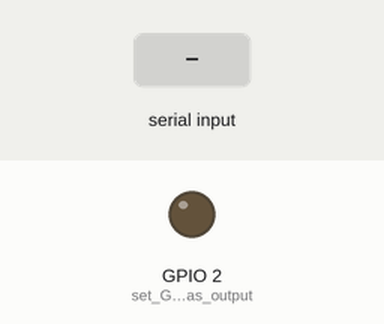
Bench run of a sketch on a simulated ESP32. On the bench: output pins drawn as LEDs (lit = HIGH). Inputs (shaded band) come from the test bench. Nothing arrives over Bluetooth unless stated.

Above: at 1.2 s.
1.3 s: "1" received over the second serial link
At 2.5 s:
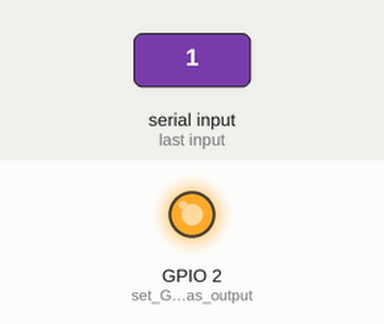
2.8 s: "0" received over the second serial link
At 4.1 s:
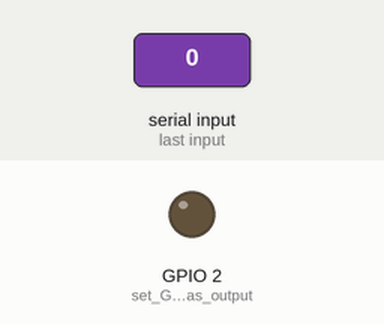
Timing chart, 0 to 5.8 s (numbered marks = the images above; inputs shaded):
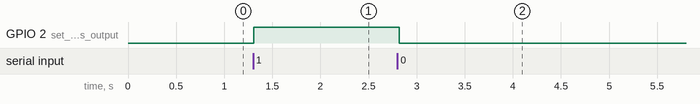

Measured:
- after the input at 1.3 s, GPIO 2 (set_GPIO_2_as_output): LOW → HIGH at once
- after the input at 2.8 s, GPIO 2 (set_GPIO_2_as_output): HIGH → LOW at once

The sketch:

BlinkESP32LEDViaBluetooth.ino
```cpp
#include <BluetoothSerial.h>

BluetoothSerial SerialBT;

void setup() {

  SerialBT.begin("ESP32 LED"); //set the name of the Bluetooth module

  pinMode(2, OUTPUT); //set GPIO 2 as output

}

void loop() {

  if (SerialBT.available()) { //check if data is available

    char c = SerialBT.read(); //read the data

    if (c == '1') { //if the data is '1'

      digitalWrite(2, HIGH); //turn LED on

      SerialBT.println("LED on");

    }

    if (c == '0') { //if the data is '0'

      digitalWrite(2, LOW); //turn LED off

      SerialBT.println("LED off");

    }

  }

  delay(20); //delay for stability

}
```
